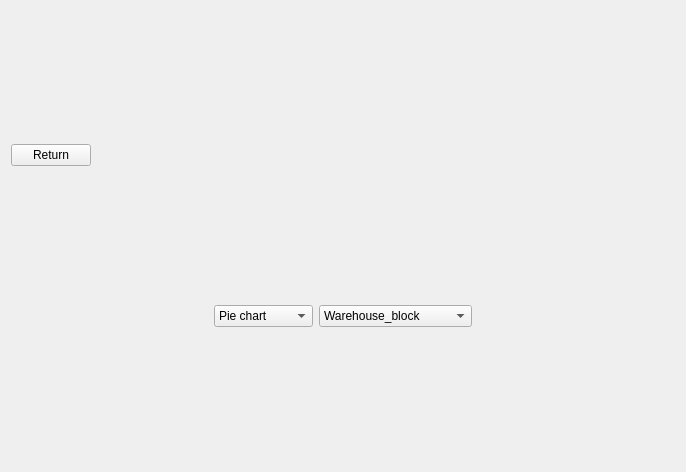
<?xml version="1.0" encoding="UTF-8"?>
<ui version="4.0">
 <class>AnalyticsWindow</class>
 <widget class="QWidget" name="AnalyticsWindow">
  <property name="geometry">
   <rect>
    <x>0</x>
    <y>0</y>
    <width>686</width>
    <height>472</height>
   </rect>
  </property>
  <property name="windowTitle">
   <string>Form</string>
  </property>
  <layout class="QGridLayout" name="gridLayout">
   <item row="0" column="0">
    <layout class="QHBoxLayout" name="horizontalLayout_2">
     <item>
      <widget class="QPushButton" name="returnButton">
       <property name="text">
        <string>Return</string>
       </property>
      </widget>
     </item>
     <item>
      <spacer name="horizontalSpacer">
       <property name="orientation">
        <enum>Qt::Horizontal</enum>
       </property>
       <property name="sizeHint" stdset="0">
        <size>
         <width>40</width>
         <height>20</height>
        </size>
       </property>
      </spacer>
     </item>
    </layout>
   </item>
   <item row="1" column="0">
    <layout class="QHBoxLayout" name="horizontalLayout">
     <item>
      <layout class="QVBoxLayout" name="verticalLayout">
       <item>
        <layout class="QGridLayout" name="inputLayOut_1">
         <item row="0" column="1">
          <widget class="QComboBox" name="chooseColumn">
           <item>
            <property name="text">
             <string>Warehouse_block</string>
            </property>
           </item>
           <item>
            <property name="text">
             <string>Mode_of_Shipment</string>
            </property>
           </item>
           <item>
            <property name="text">
             <string>Customer_care_calls</string>
            </property>
           </item>
           <item>
            <property name="text">
             <string>Customer_rating</string>
            </property>
           </item>
           <item>
            <property name="text">
             <string>Cost_of_the_Product</string>
            </property>
           </item>
           <item>
            <property name="text">
             <string>Prior_purchases</string>
            </property>
           </item>
           <item>
            <property name="text">
             <string>Product_importance</string>
            </property>
           </item>
           <item>
            <property name="text">
             <string>Gender</string>
            </property>
           </item>
           <item>
            <property name="text">
             <string>Discount_offered</string>
            </property>
           </item>
           <item>
            <property name="text">
             <string>Weight_in_gms</string>
            </property>
           </item>
           <item>
            <property name="text">
             <string>Reached.on.Time_Y.N</string>
            </property>
           </item>
          </widget>
         </item>
         <item row="0" column="0">
          <widget class="QComboBox" name="chooseChart">
           <item>
            <property name="text">
             <string>Pie chart</string>
            </property>
           </item>
           <item>
            <property name="text">
             <string>Bar chart</string>
            </property>
           </item>
           <item>
            <property name="text">
             <string>Scatter chart</string>
            </property>
           </item>
           <item>
            <property name="text">
             <string>Spline chart</string>
            </property>
           </item>
          </widget>
         </item>
        </layout>
       </item>
       <item>
        <layout class="QGridLayout" name="chartLayOut_1"/>
       </item>
      </layout>
     </item>
    </layout>
   </item>
  </layout>
 </widget>
 <resources/>
 <connections/>
</ui>
